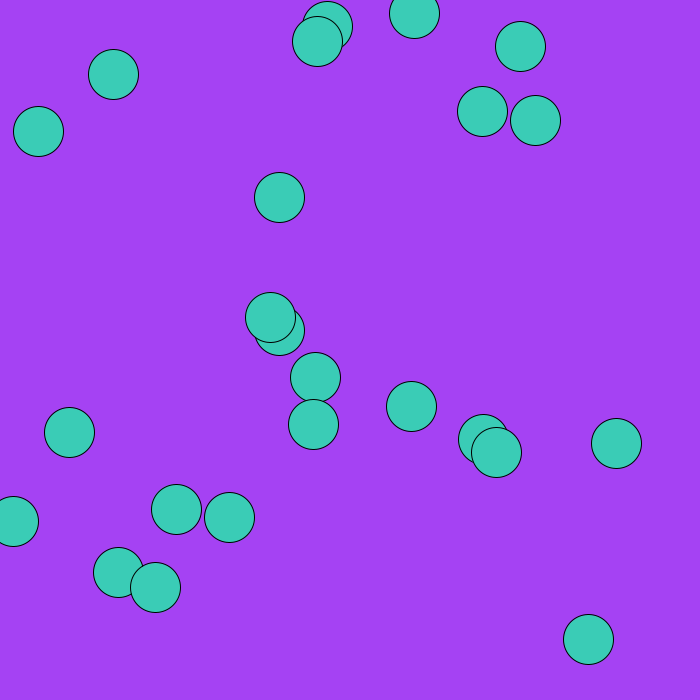
Frame 1 (no input)
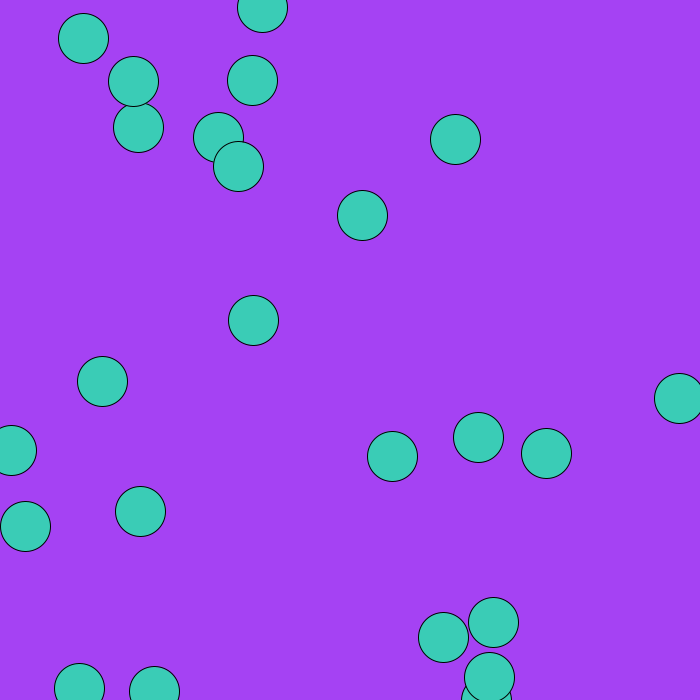
Frame 60 (the mouse pressed at the canvas centre just before this capture)
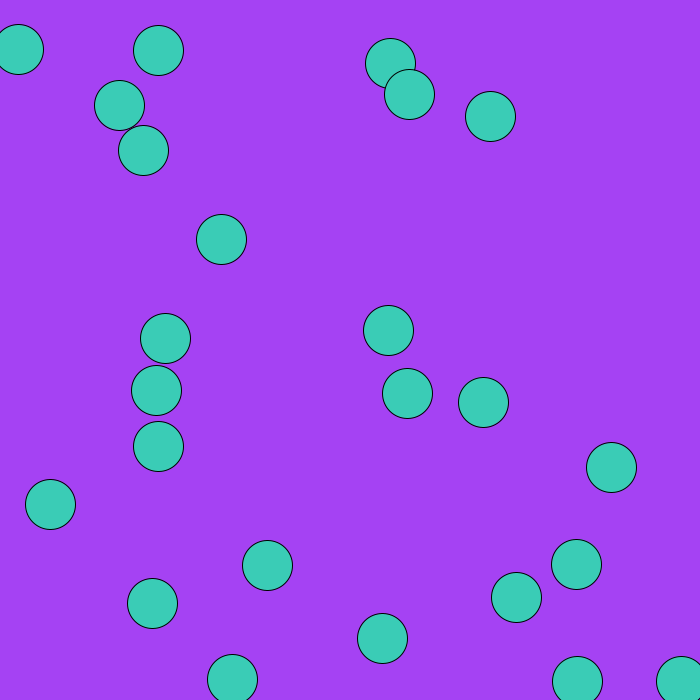
Frame 120 (the mouse held since frame 60 and released just before this capture)

The Processing sketch that drew these frames (run headless with seeded random() and noise(); from frame 60 on, the mouse is pressed at the canvas centre):

// Processing sketch: Proc_Testing
// ── Proc_Testing.pde
Ball[] balls;

boolean RS;
float r = random(256);
float g = random(256);
float b = random(256);

void setup() {
  size(700, 700);
  background(r, g, b);
  RS = false;
  balls = new Ball[25];
  for (int i = 0; i < balls.length; i++) {
    balls[i] = new Ball();
  }
  balls[balls.length-1].setRadius(0);
}

void draw() {
  background(r, g, b);
  for (Ball ball : balls) {
    if (RS) {
      for (Ball b : balls) {
        if (b.getState() == 1) {
          if (ball.sqdistance(b) < ball.getRadius() + b.getRadius()) {
            ball.setState(1);
          }
        }
      }
    }
    ball.move();
  }
}

void mouseClicked() {
  RS = true;
  balls[balls.length-1].setRadius(balls[balls.length-1].getOrigRadius());
  balls[balls.length-1].setState(1);
  balls[balls.length-1].setxy(mouseX, mouseY);
}
// ── Ball.pde
class Ball {

  float x;
  float y;
  float orad;
  float rad;
  color c;
  float dx;
  float dy;
  int state; //0 = normal, 1 = reacting
  float grow; //increase radius by set size
  float max; //max radius for reacting balls

  Ball() {
    float r = random(256);
    float g = random(256);
    float b = random(256);
    c = color( r, g, b);
    orad = 25;
    rad = 25;
    x = random((width - rad) + rad/2);
    y = random((height - rad) + rad/2);
    dx = random(10) - 5;
    dy = random(10) - 5;
    state = 0;
    grow = 1;
    max = 50;
    ellipseMode(CENTER);
    fill(c);
  } 

  int getState() {
    return state;
  }

  float getRadius() {
    return rad;
  }
  
  float getOrigRadius() {
    return orad;
  }

  void setState(int x) {
    state = x;
  }

  void setRadius(float x) {
    rad = x;
  }

  void setxy(int nx, int ny) {
    x = nx;
    y = ny;
  }

  void move() {
    if (state == 1) {
      expand();
    }
    ellipse(x, y, rad * 2, rad * 2);
    x = x + dx;
    y = y + dy;
    bounce();
  }

  void bounce() {
    if (x > width || x < 0) {
      dx *= -1;
    }

    if (y > height || y < 0) {
      dy *= -1;
    }
  }

  void expand() {
    dx = 0;
    dy = 0;
    if (rad > 0 && rad < max) {
      rad += grow;
    }
  }

  float sqdistance(Ball ball) {
    return sqrt(pow((x-ball.x), 2) + pow((y-ball.y), 2));
  }
}
